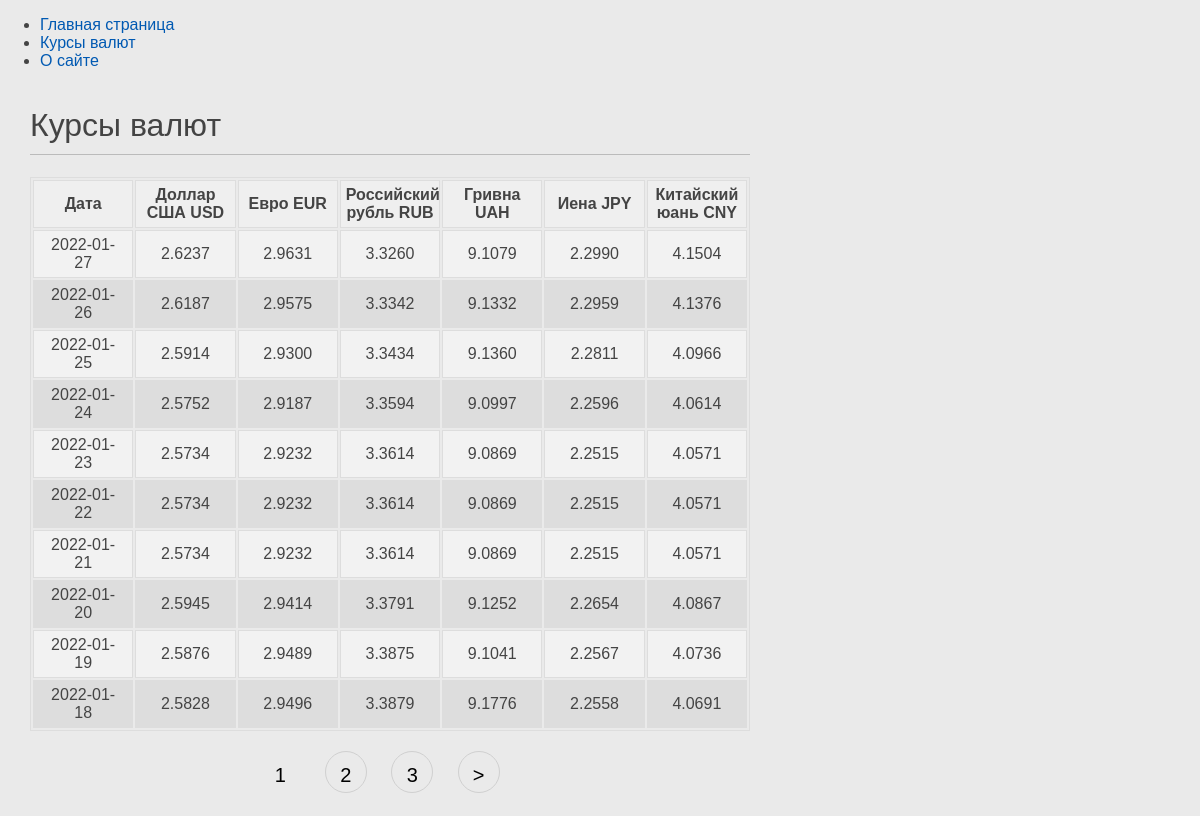
/assistant/currency/, run on the app's committed database.
### assistant/models.py (models this page shows, shortened)
class Course(models.Model):
    date_stamp = models.CharField(max_length=100, primary_key=True)
    usd = models.DecimalField(max_digits=6, decimal_places=4, null=True)
    eur = models.DecimalField(max_digits=6, decimal_places=4, null=True)
    rub = models.DecimalField(max_digits=6, decimal_places=4, null=True)
    uah = models.DecimalField(max_digits=6, decimal_places=4, null=True)
    jpy = models.DecimalField(max_digits=6, decimal_places=4, null=True)
    cny = models.DecimalField(max_digits=6, decimal_places=4, null=True)

### assistant/views.py (the view)
# urls.py: path('currency/', views.course_list, name='course_list'),
def course_list(request):
    courses = Course.objects.order_by('-date_stamp')
    paginator = Paginator(courses, 10)
    page_number = request.GET.get('page')
    page_obj = paginator.get_page(page_number)
    return render(request, 'assistant/currency/list.html',
                  {'page_obj': page_obj, 'title': 'Курсы валют', 'menu': menu})

### assistant/templates/assistant/currency/list.html (shortened to what this page needs)
{% extends "assistant/base.html" %}
{% block content %}
    <h1>{{ title }}</h1>
    <table class="table">
        <thead>
        <tr>
            <th>Дата</th>
            <th>Доллар США USD</th>
            <th>Евро EUR</th>
            <th>Российский рубль RUB</th>
            <th>Гривна UAH</th>
            <th>Иена JPY</th>
            <th>Китайский юань CNY</th>
        </tr>
        </thead>
        <tbody>
        {% for course in page_obj %}
        <tr>
            <td>{{course.date_stamp}}</td>
            <td>{{course.usd}}</td>
            <td>{{course.eur}}</td>
            <td>{{course.rub}}</td>
            <td>{{course.uah}}</td>
            <td>{{course.jpy}}</td>
            <td>{{course.cny}}</td>
        </tr>
        {% endfor %}
        </tbody>
    </table>
{% if page_obj.has_other_pages %}
<nav class="list-pages">
    <ul>
        {% for p in page_obj.paginator.page_range %}
                    {% if page_obj.number == p %}
        <li class="page-num page-num-selected">{{ p }}</li>
                    {% elif p >= page_obj.number|add:-2 and p <= page_obj.number|add:2 %}
        <li class="page-num">
            <a href="?page={{ p }}">{{ p }}</a>
        </li>
                    {% endif %}
        {% endfor %}
        {% if page_obj.has_next %}
        <li class="page-num">
                <a href="?page={{ page_obj.next_page_number }}">&gt;</a>
        </li>
        {% endif %}
    </ul>
</nav>
{% endif %}
{% endblock %}

### assistant/templates/assistant/base.html (shortened to what this page needs)
{% load static %}
<!DOCTYPE html>
<html>
<head>
    <link href="{% static "css/assistant.css" %}" rel="stylesheet">
</head>
<body>
{% block mainmenu %}
<ul>
{% for m in menu %}
         {% if not forloop.last %}
                            <li><a href="{% url m.url_name %}">{{m.title}}</a></li>
         {% else %}
                            <li class="last"><a href="{% url m.url_name %}">{{m.title}}</a></li>
         {% endif %}
{% endfor %}
</ul>
{% endblock mainmenu %}
    <div id="content">
        {% block content %}{% endblock %}
    </div>
</body>
</html>

### assistant/static/css/assistant.css (style rules this page uses)
body { margin:0; padding:0; font-family:helvetica, sans-serif; }
a { color:#00abff; text-decoration:none; }
h1 { font-weight:normal; border-bottom:1px solid #bbb; padding:0 0 10px 0; }
#content { float:left; width:60%; padding:0 0 0 30px; }
.table { border: 1px solid #dddddd; table-layout: fixed; width: 100%; margin-bottom: 20px; }
.table th { font-weight: bold; padding: 5px; background: #efefef; border: 1px solid #dddddd; }
.table td { padding: 5px 10px; border: 1px solid #dddddd; text-align: center; }
.table tbody tr:nth-child(odd) { background: #f2f2f2; }
.table tbody tr:nth-child(even) { background: #dddddd; }
body { background-color: #eaeaea }
.list-pages { text-align: center; margin: 0 0 20px 0; }
.list-pages ul { margin: 20px 0 0 0; padding: 0; list-style: none; }
.list-pages ul li { display: inline-block; margin: 0 20px 0 0; }
.list-pages a { color: #000; font-size: 20px; text-decoration: none; }
.list-pages .page-num, .page-num-selected { display: inline-block; width: 40px; height: 28px; padding: 12px 0 0 0; border: 1px solid #d0d0d0; border-radius: 30px; }
.list-pages .page-num-selected { border: none; color: #000; font-size: 20px; }
html, body { font-family: 'Arial'; margin: 0; padding: 0; height: 100%; width: 100%; color: #444; }
a { color: #0059b2; text-decoration: none; }

### data on the page
Course: date_stamp "2022-01-27", usd "2.6237", eur "2.9631", rub "3.3260", uah "9.1079", jpy "2.2990", cny "4.1504"
Course: date_stamp "2022-01-26", usd "2.6187", eur "2.9575", rub "3.3342", uah "9.1332", jpy "2.2959", cny "4.1376"
Course: date_stamp "2022-01-25", usd "2.5914", eur "2.9300", rub "3.3434", uah "9.1360", jpy "2.2811", cny "4.0966"
Course: date_stamp "2022-01-24", usd "2.5752", eur "2.9187", rub "3.3594", uah "9.0997", jpy "2.2596", cny "4.0614"
Course: date_stamp "2022-01-23", usd "2.5734", eur "2.9232", rub "3.3614", uah "9.0869", jpy "2.2515", cny "4.0571"
Course: date_stamp "2022-01-22", usd "2.5734", eur "2.9232", rub "3.3614", uah "9.0869", jpy "2.2515", cny "4.0571"
Course: date_stamp "2022-01-21", usd "2.5734", eur "2.9232", rub "3.3614", uah "9.0869", jpy "2.2515", cny "4.0571"
Course: date_stamp "2022-01-20", usd "2.5945", eur "2.9414", rub "3.3791", uah "9.1252", jpy "2.2654", cny "4.0867"
Course: date_stamp "2022-01-19", usd "2.5876", eur "2.9489", rub "3.3875", uah "9.1041", jpy "2.2567", cny "4.0736"
Course: date_stamp "2022-01-18", usd "2.5828", eur "2.9496", rub "3.3879", uah "9.1776", jpy "2.2558", cny "4.0691"

### other printed values
{{ m.title }} "Главная страница" "Курсы валют"
{{ m.title }} "О сайте"
{{ title }} "Курсы валют"
{{ p }} "1"
{{ p }} "2" "3"
